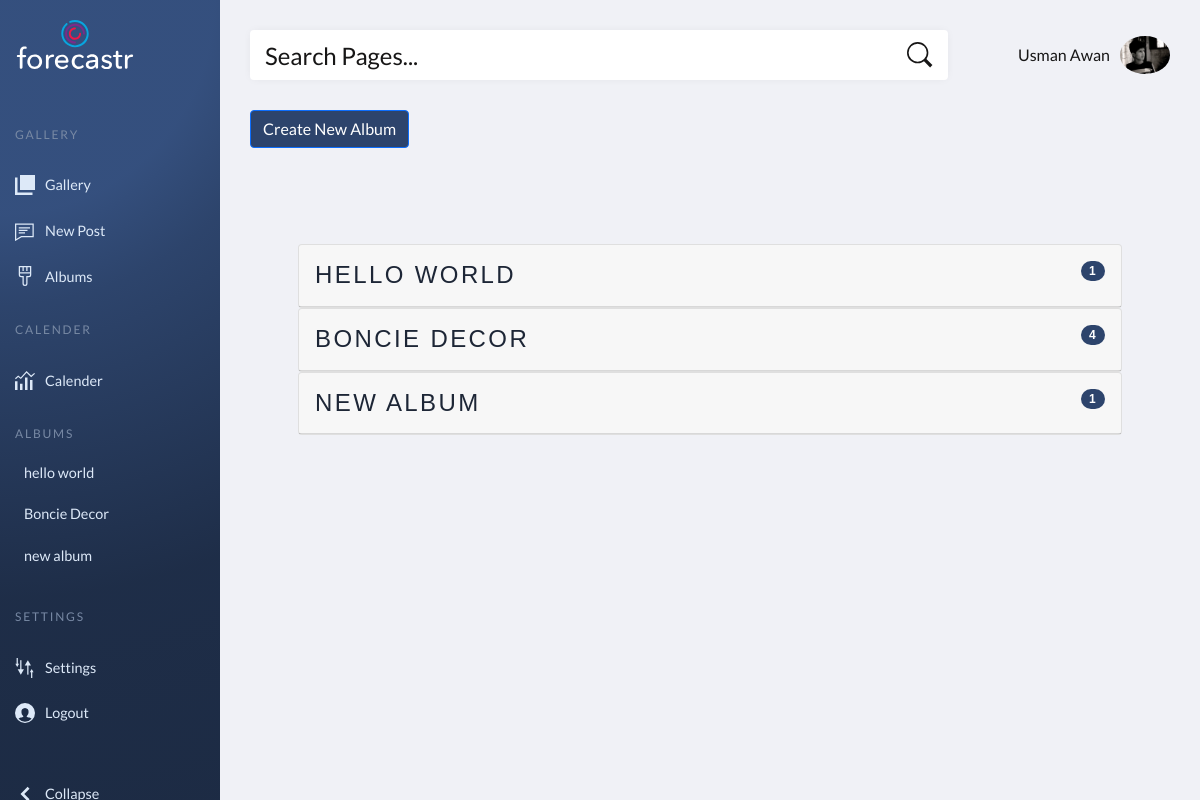
Page /gallery/albums/all/ (signed in) on the committed database.
### contentGallery/models.py (models this page shows, shortened)
class PostAlbum(models.Model):
    client = models.ForeignKey(Client, null=True, on_delete= models.SET_NULL, related_name='client_albums')
    posts = models.ManyToManyField(UserPost)
    name = models.CharField(max_length=128, blank=False)

### accounts/models.py (models this page shows, shortened)
class Client(models.Model):
    user = models.OneToOneField(User, on_delete=models.CASCADE, null=True)
    profile_pic = models.ImageField(default="default-profile.png")
    age = models.IntegerField(default=1)
    gender = models.CharField(choices=GenderChoices.choices, max_length=128,  default=GenderChoices.OTHER)

### contentGallery/views.py (the view)
# urls.py: path("albums/all/", views.albumList, name="albums"),
@login_required(login_url="login")
def albumList(request):
    user = request.user
    client = user.client
    albumForm = PostAlbumForm()
    clientAlbums = client.client_albums.all()
    albums = []
    for album in clientAlbums:
        albums.append(AlbumsListResponseDto(
            album = album,
            posts_count = album.posts.all().count()
        ))
    context = {'ualbums': albums,'user': user, 'albums':  clientAlbums,'albumForm': albumForm, 'client': client}
    return render(request, "contentGallery/albums.html", context=context)

### contentGallery/forms.py
class PostAlbumForm(ModelForm):
    class Meta:
        model =  PostAlbum
        fields = ['name']

### contentGallery/templates/contentGallery/albums.html (shortened to what this page needs)
{%  extends 'utilaties/dashboard.html' %}
{% load static %}
{% block cssStyles %}
<link href="https://cdnjs.cloudflare.com/ajax/libs/toastr.js/2.1.1/toastr.min.css" rel="stylesheet" media="all">
{% endblock cssStyles %}
{% block content %}
<section>
  <button type="button" class="btn btn-primary" data-bs-toggle="modal" data-bs-target="#albumModal">Create New
    Album</button>
  <div class="container p-5 mt-5 pt-5">
    <div class="row clearfix m-r-70 m-l-70 m-t-30">
      {% for ualbum in ualbums %}
      <div class="col-lg-12 text-center content-centers ">
        <div id="card" class="card data-usage category-card">
          <a href="{% url 'deleteAlbum' ualbum.album.id %}">
          <div class="card-header">
            <div class="row clearfix m-r-70 m-l-70 mt-2 ">
              <div class="col-lg-12 d-flex justify-content-between align-items-start">
                <h2 class="display h4 text-primary primary-d">{{ualbum.album.name}} </h2>
                <span class="badge bg-primary rounded-pill">{{ualbum.posts_count}}</span>
              </div>
            </div>
          </div>
          </a>
        </div>
      </div>
      {% endfor %}
    </div>
  </div>
</section>
{% endblock content %}

### utilaties/templates/utilaties/dashboard.html (shortened to what this page needs)
{% load static %}
<!DOCTYPE html>
<html lang="en">
<head>
    <link href="https://cdn.jsdelivr.net/npm/bootstrap@5.0.2/dist/css/bootstrap.min.css" rel="stylesheet">
    <link rel="stylesheet" href="{% static 'css/SocialHub/main.css' %}">
    {% block cssStyles %}
    {% endblock cssStyles %}
    <link href="https://cdnjs.cloudflare.com/ajax/libs/toastr.js/2.1.1/toastr.min.css" rel="stylesheet" media="all">
</head>
<body>
    <header class="page-header">
        <nav>
            <a href="#0" aria-label="forecastr logo" class="logo">
                <svg width="140" height="49">
                    <use xlink:href="#logo"></use>
                </svg>
            </a>
            <ul class="admin-menu">
                <li class="menu-heading">
                    <h3>Gallery</h3>
                </li>
                <li>
                    <a href="{% url 'gallery' %}">
                        <svg>
                            <use xlink:href="#pages"></use>
                        </svg>
                        <span>Gallery</span>
                    </a>
                </li>
                <li>
                    <a href="{% url 'facebookPost' %}">
                        <svg>
                            <use xlink:href="#comments"></use>
                        </svg>
                        <span>New Post</span>
                    </a>
                </li>
                <li>
                    <a href="{% url 'albums' %}">
                        <svg>
                            <use xlink:href="#appearance"></use>
                        </svg>
                        <span>Albums</span>
                    </a>
                </li>
                <li class="menu-heading">
                    <h3>Calender</h3>
                </li>
                <li>
                    <a href="{% url 'generalCalender' %}">
                        <svg>
                            <use xlink:href="#charts"></use>
                        </svg>
                        <span>Calender</span>
                    </a>
                </li>
                <li class="menu-heading">
                    <h3>Albums</h3>
                </li>
                {% for album in albums %}
                    <form id="{{album.id}}" action="{% url 'gallery' %}" method="POST">
                        <a onclick="document.getElementById('{{album.id}}').submit();">
                            <li class="ms-4" style="cursor: pointer;"> {{album.name}}</li>
                        </a>
                    </form>
                {% endfor %}
                <li class="menu-heading">
                    <h3>Settings</h3>
                </li>
                <li>
                    <a href="{% url 'profile' %}">
                        <svg>
                            <use xlink:href="#settings"></use>
                        </svg>
                        <span>Settings</span>
                    </a>
                </li>
                <li>
                    <a href="{% url 'logout' %}">
                        <svg>
                            <use xlink:href="#users"></use>
                        </svg>
                        <span>Logout</span>
                    </a>
                </li>
                <li>
                    <button class="collapse-btn" aria-expanded="true" aria-label="collapse menu">
                        <svg aria-hidden="true">
                            <use xlink:href="#collapse"></use>
                        </svg>
                        <span>Collapse</span>
                    </button>
                </li>
            </ul>
        </nav>
    </header>
    <section class="page-content">
        <section class="search-and-user">
            <form>
                <input type="search" placeholder="Search Pages...">
                <button type="submit" aria-label="submit form">
                    <svg aria-hidden="true">
                        <use xlink:href="#search"></use>
                    </svg>
                </button>
            </form>
            <div onclick="navToAccount()" style="cursor: pointer;" class="admin-profile">
                <span class="greeting">{{user.first_name}}  {{user.last_name}}</span>
                <div class="notifications">
                    <div style="width:50px;">
                    <img src="{{client.profile_pic.url}}" class="rounded-circle img-fluid float-end" alt="profile_pic">
                    </div>
                </div>
            </div>
        </section>
        {% block content %}
        {% endblock content %}
    </section>
</body>
</html>

### static/css/SocialHub/main.css (style rules this page uses)
:root { --page-header-bgColor: #2d446c; --page-header-bgColor-hover: #1d2636; --page-header-txtColor: #dde9f8; --page-header-headingColor: #7889a4; --page-header-width: 220px; --page-content-bgColor: #f0f1f6; --page-content-txtColor: #171616; --page-content-blockColor: #fff; --white: #fff; --black: #333; --blue: #00b9eb; --red: #ec1848; --border-radius: 4px; --box-shadow: 0 0 10px -2px rgba(0, 0, 0, 0.075); --switch-bgLightModeColor: #87cefa; --switch-sunColor: gold; --switch-moonColor: #f4f4f4; --switch-bgDarkModeColor: #1f1f27; }
* { padding: 0; margin: 0; box-sizing: border-box; }
ul { list-style: none; }
.bg-primary, .btn-primary { background-color: #2d446c !important; }
.text-primary, .fc-button { color: #1d2636 !important; }
a, button { color: inherit; }
a { text-decoration: none; }
button { background: none; cursor: pointer; }
input { -webkit-appearance: none; }
button, input { border: none; }
svg { display: block; }
body { font: 16px/1.5 "Lato", sans-serif; }
.page-header { position: fixed; top: 0; left: 0; right: 0; bottom: 0; overflow: auto; padding-top: 20px; width: var(--page-header-width); color: var(--page-header-txtColor); background: radial-gradient(650px circle at 0% 0%, hsl(218, 41%, 35%) 33%, hsl(218, 41%, 30%) 47%, hsl(218, 41%, 20%) 92%, hsl(218, 41%, 19%) 126%); }
.page-header nav { display: flex; flex-direction: column; min-height: 100%; }
.page-header .logo { display: block; margin: 0 15px; }
.page-header .logo svg { max-width: 120px; fill: var(--white); }
.page-header .admin-menu { display: flex; flex-direction: column; flex-grow: 1; margin-top: 35px; padding-left: 0px; }
.page-header .admin-menu li:nth-last-child(2) { margin-bottom: 35px; }
.page-header .admin-menu li:last-child { margin-top: auto; margin-bottom: 20px; }
.page-header .admin-menu li>* { width: 100%; padding: 12px 15px; }
.page-header .admin-menu .menu-heading h3 { text-transform: uppercase; letter-spacing: 0.15em; font-size: 12px; margin-top: 12px; color: var(--page-header-headingColor); }
.page-header .admin-menu svg { width: 20px; height: 20px; fill: var(--page-header-txtColor); margin-right: 10px; }
.page-header .admin-menu a, .page-header .admin-menu button { display: flex; align-items: center; font-size: 0.9rem; }
.page-content { position: relative; left: var(--page-header-width); width: calc(100% - var(--page-header-width)); min-height: 100vh; padding: 30px; color: var(--page-content-txtColor); background: var(--page-content-bgColor); }
.search-and-user { display: grid; grid-template-columns: 1fr auto; grid-column-gap: 50px; align-items: center; background: var(--page-content-bgColor); margin-bottom: 30px; }
.search-and-user form { position: relative; }
.search-and-user [type="search"] { width: 100%; height: 50px; font-size: 1.5rem; padding-left: 15px; background: var(--page-content-blockColor); color: var(--white); border-radius: var(--border-radius); box-shadow: var(--box-shadow); }
.search-and-user ::placeholder { color: var(--page-content-txtColor); }
.search-and-user form svg { width: 26px; height: 26px; fill: var(--page-content-txtColor); }
.search-and-user form button { position: absolute; top: 50%; right: 15px; transform: translateY(-50%); }
.search-and-user .admin-profile { display: flex; align-items: center; }
.search-and-user .admin-profile .greeting { margin: 0 10px 0 20px; }
.search-and-user .admin-profile .notifications { position: relative; }

### contentGallery/templates/contentGallery/albums.html (style rules this page uses)
html, body { height: 100%; }
a { text-decoration: none; }
.a, #nav, a.mainlink, h2, #card { font-family: 'Raleway', sans-serif; font-weight: 700; letter-spacing: 0.1em; text-transform: uppercase; }
.inactive a, #card a { border-radius: 2px; }
#card { cursor: pointer; }
#card:before { content: 'Delete'; font-size: larger; font-family: 'Raleway', sans-serif; font-weight: 700; letter-spacing: 0.1em; text-transform: uppercase; position: absolute; width: 100%; height: 100%; transform: scaleX(0); transform-origin: right; background: #ff1a5b; color: white; padding-top: 2%; pointer-events: none; -moz-transition: all 0.5s cubic-bezier(0.05, 0.25, 0.42, 0.98); -o-transition: all 0.5s cubic-bezier(0.05, 0.25, 0.42, 0.98); -webkit-transition: all 0.5s cubic-bezier(0.05, 0.25, 0.42, 0.98); transition: all 0.5s cubic-bezier(0.05, 0.25, 0.42, 0.98); }

### rows in the picture
PostAlbum: name "hello world", album.name "HELLO WORLD"
PostAlbum: name "Boncie Decor", album.name "BONCIE DECOR"
PostAlbum: name "new album", album.name "NEW ALBUM"
Client: profile_pic (picture)

### other values in the picture
{{ user.first_name }} "Usman"
{{ user.last_name }} "Awan"
{{ ualbum.posts_count }} "1" "4" "1"
